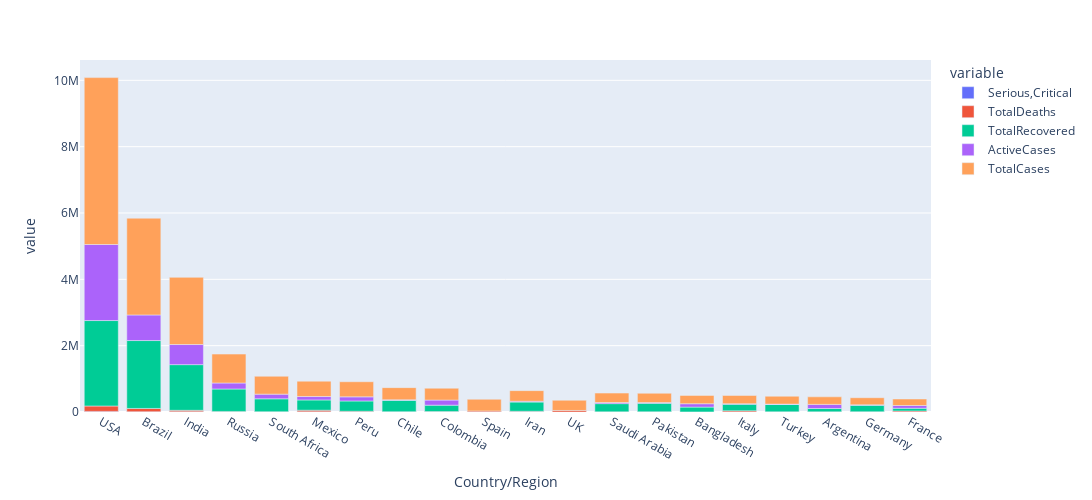

The notebook cell this image was saved under:
### Code cell
px.bar(world_data[0:20],x='Country/Region', y=['Serious,Critical','TotalDeaths','TotalRecovered','ActiveCases','TotalCases'],width=1100,height=500)

### Figure 1 — Plotly figure (JSON) as saved in the notebook; plotly's stock layout.template omitted (floating-point values rounded to 4 significant figures)
{"data": [{"alignmentgroup": "True", "hovertemplate": "variable=Serious,Critical<br>Country/Region=%{x}<br>value=%{y}<extra></extra>", "legendgroup": "Serious,Critical", "marker": {"color": "#636efa", "pattern": {"shape": ""}}, "name": "Serious,Critical", "offsetgroup": "Serious,Critical", "orientation": "v", "showlegend": true, "textposition": "auto", "type": "bar", "x": ["USA", "Brazil", "India", "Russia", "South Africa", "Mexico", "Peru", "Chile", "Colombia", "Spain", "Iran", "UK", "Saudi Arabia", "Pakistan", "Bangladesh", "Italy", "Turkey", "Argentina", "Germany", "France"], "xaxis": "x", "y": [18296, 8318, 8944, 2300, 539, 3987, 1426, 1358, 1493, 617, 4156, 73, 1915, 809, null, 42, 580, 1150, 236, 384], "yaxis": "y"}, {"alignmentgroup": "True", "hovertemplate": "variable=TotalDeaths<br>Country/Region=%{x}<br>value=%{y}<extra></extra>", "legendgroup": "TotalDeaths", "marker": {"color": "#EF553B", "pattern": {"shape": ""}}, "name": "TotalDeaths", "offsetgroup": "TotalDeaths", "orientation": "v", "showlegend": true, "textposition": "auto", "type": "bar", "x": ["USA", "Brazil", "India", "Russia", "South Africa", "Mexico", "Peru", "Chile", "Colombia", "Spain", "Iran", "UK", "Saudi Arabia", "Pakistan", "Bangladesh", "Italy", "Turkey", "Argentina", "Germany", "France"], "xaxis": "x", "y": [162804, 98644, 41638, 14606, 9604, 50517, 20424, 9889, 11939, 28500, 17976, 46413, 3055, 6035, 3306, 35187, 5798, 4251, 9252, 30312], "yaxis": "y"}, {"alignmentgroup": "True", "hovertemplate": "variable=TotalRecovered<br>Country/Region=%{x}<br>value=%{y}<extra></extra>", "legendgroup": "TotalRecovered", "marker": {"color": "#00cc96", "pattern": {"shape": ""}}, "name": "TotalRecovered", "offsetgroup": "TotalRecovered", "orientation": "v", "showlegend": true, "textposition": "auto", "type": "bar", "x": ["USA", "Brazil", "India", "Russia", "South Africa", "Mexico", "Peru", "Chile", "Colombia", "Spain", "Iran", "UK", "Saudi Arabia", "Pakistan", "Bangladesh", "Italy", "Turkey", "Argentina", "Germany", "France"], "xaxis": "x", "y": [2576668, 2047660, 1377384, 676357, 387316, 308848, 310337, 340168, 192355, null, 277463, null, 247089, 256058, 143824, 201323, 220546, 99852, 196200, 82460], "yaxis": "y"}, {"alignmentgroup": "True", "hovertemplate": "variable=ActiveCases<br>Country/Region=%{x}<br>value=%{y}<extra></extra>", "legendgroup": "ActiveCases", "marker": {"color": "#ab63fa", "pattern": {"shape": ""}}, "name": "ActiveCases", "offsetgroup": "ActiveCases", "orientation": "v", "showlegend": true, "textposition": "auto", "type": "bar", "x": ["USA", "Brazil", "India", "Russia", "South Africa", "Mexico", "Peru", "Chile", "Colombia", "Spain", "Iran", "UK", "Saudi Arabia", "Pakistan", "Bangladesh", "Italy", "Turkey", "Argentina", "Germany", "France"], "xaxis": "x", "y": [2292707, 771258, 606387, 180931, 141264, 103325, 124648, 16614, 153416, null, 24678, null, 34082, 19770, 102521, 12694, 10921, 124092, 9758, 82861], "yaxis": "y"}, {"alignmentgroup": "True", "hovertemplate": "variable=TotalCases<br>Country/Region=%{x}<br>value=%{y}<extra></extra>", "legendgroup": "TotalCases", "marker": {"color": "#FFA15A", "pattern": {"shape": ""}}, "name": "TotalCases", "offsetgroup": "TotalCases", "orientation": "v", "showlegend": true, "textposition": "auto", "type": "bar", "x": ["USA", "Brazil", "India", "Russia", "South Africa", "Mexico", "Peru", "Chile", "Colombia", "Spain", "Iran", "UK", "Saudi Arabia", "Pakistan", "Bangladesh", "Italy", "Turkey", "Argentina", "Germany", "France"], "xaxis": "x", "y": [5032179, 2917562, 2025409, 871894, 538184, 462690, 455409, 366671, 357710, 354530, 320117, 308134, 284226, 281863, 249651, 249204, 237265, 228195, 215210, 195633], "yaxis": "y"}], "layout": {"barmode": "relative", "height": 500, "legend": {"title": {"text": "variable"}, "tracegroupgap": 0}, "margin": {"t": 60}, "width": 1100, "xaxis": {"anchor": "y", "domain": [0, 1], "title": {"text": "Country/Region"}}, "yaxis": {"anchor": "x", "domain": [0, 1], "title": {"text": "value"}}}}
